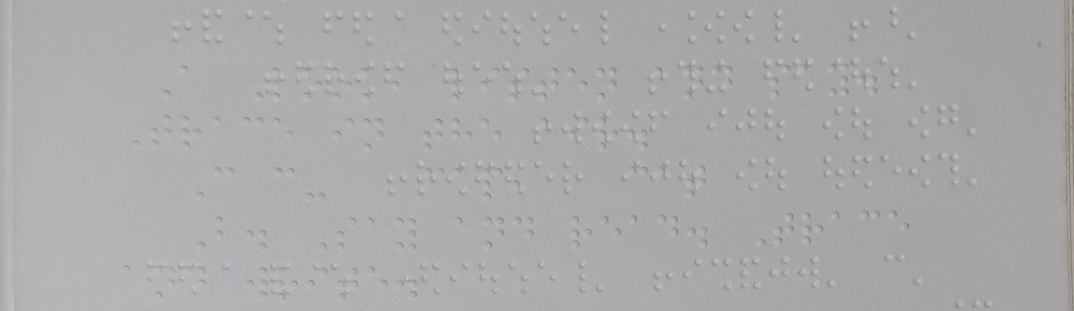
#> input picture image processing/b9.jpg, 2148 x 621 px (shown at 1/2 size)
$ jupyter execute Segmentation.ipynb
#> lines starting #> are read from the running program, lines starting #| are printed output that depends on the picture; after the words box and inside, x2 and y2 are one past the last pixel; in counts of white or black regions, pixels touching at a corner belong together
# Braille Alphabate

[cell 1]
import cv2
import numpy as np
from scipy.cluster.hierarchy import fclusterdata
import matplotlib.pyplot as plt

[cell 2]
image = cv2.imread("b9.jpg", cv2.IMREAD_GRAYSCALE)
#> image: shape (621, 2148); min 109, max 201, mean 170.1

output_image = image.copy()
output_image2 = image.copy()

h,w = image.shape
#> h = 621; w = 2148

if w > 500:
    new_w = 500
    ar = w/h
#> ar = 3.46
    new_h = int(new_w/ar)
#> new_h = 144

    img = cv2.resize(image,(new_w,new_h),interpolation=cv2.INTER_AREA)

# Display the image
plt.imshow(image, cmap='gray')
plt.title("Original image")
plt.axis('off')
plt.show()

[cell 3]
#gama correction
def gamma_correction(image, gamma=2.5):
#> called with gamma = 3
    normalized = image / 255.0
    corrected = np.power(normalized, gamma)
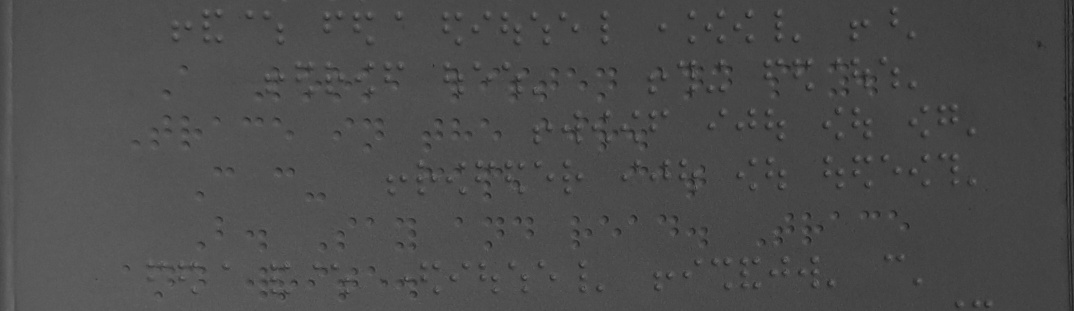
#> corrected: shape (621, 2148) float64 (shown at 1/2 size); min 0.0781, max 0.49, mean 0.298

    return (corrected * 255).astype(np.uint8)

corrected_image = gamma_correction(image, gamma=3)

plt.imshow(corrected_image, cmap='gray')
plt.axis('off')
plt.title("Gamma Corrected Lighting")
plt.show()

[cell 4]
def dilation(image, kernel_size=(3, 3), iterations=1):

    kernel = np.ones(kernel_size, np.uint8)
    dilated_image = cv2.dilate(image, kernel, iterations=iterations)
    dilated_image = cv2.morphologyEx(dilated_image, cv2.MORPH_CLOSE, kernel)
    return dilated_image

[cell 5]
def thresholding(image):
    blur = cv2.GaussianBlur(image, (7, 7), 0)
    thresh = cv2.adaptiveThreshold(
        blur,
        255,
        cv2.ADAPTIVE_THRESH_GAUSSIAN_C,
        cv2.THRESH_BINARY_INV,
        15,
        3
    )
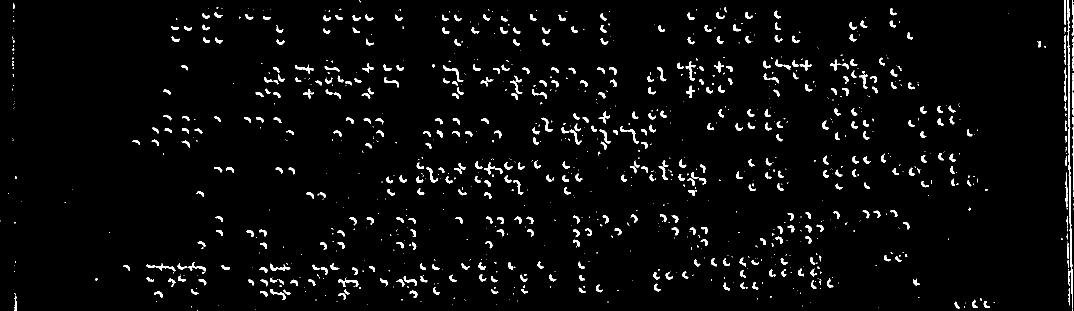
#> thresh: shape (621, 2148) (shown at 1/2 size); 3.3% white; 1048 white regions (593 under 20 px), largest, box (x1, y1, x2, y2) and area: (2135, 0, 2146, 616) 1766, (2145, 253, 2148, 381) 266, (293, 527, 351, 542) 254
    return thresh
thresh_img = thresholding(corrected_image);

plt.imshow(thresh_img, cmap='gray')
plt.show()

[cell 6]
def remove_noise(image, kernel_size=3, min_size=50):

    # Morphological operation
#> called with kernel_size = 3, min_size = 30
    kernel = cv2.getStructuringElement(cv2.MORPH_ELLIPSE, (kernel_size, kernel_size))
    denoised = cv2.morphologyEx(image, cv2.MORPH_OPEN, kernel)
#> denoised: shape (621, 2148); 3% white; 586 white regions (117 under 20 px), largest, box (x1, y1, x2, y2) and area: (2137, 343, 2143, 453) 309, (2135, 90, 2139, 185) 275, (886, 131, 927, 164) 248

    # remove small regions
    num_labels, labels, stats, _ = cv2.connectedComponentsWithStats(denoised, connectivity=8)
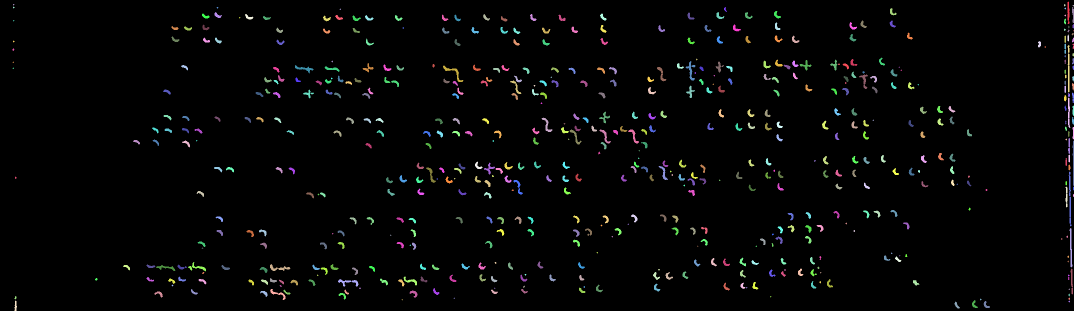
#> labels: shape (621, 2148) int32 (shown at 1/2 size); 587 distinct labels, from 0 to 586; one colour per label, 0 black
#> num_labels = 587; stats = 587 rows, first 6: [0, 0, 2148, 621, 1293678], [2135, 3, 4, 45, 145], [26, 8, 3, 3, 5], [2128, 8, 3, 5, 11], [2145, 10, 3, 3, 5], [26, 13, 3, 4, 8]
    output = np.zeros_like(denoised)

    for i in range(1, num_labels):  # Skip the background (label 0)
        if stats[i, cv2.CC_STAT_AREA] >= min_size:
            output[labels == i] = 255

    return output

# Example Usage
denoised_image = remove_noise(thresh_img, kernel_size=3, min_size=30)

# Display the results
plt.imshow(denoised_image, cmap='gray')
plt.title("Denoised Image")
plt.show()

[cell 7]
def sharping(image):
    blurred = cv2.GaussianBlur(image, (3, 3), 0)
    sharp = cv2.addWeighted(image, 1.5, blurred, -0.5, 0)

    return sharp
sharp_image=sharping(denoised_image)
# Display the result
plt.imshow(sharp_image,cmap='gray')

[cell 8]
def remove_left_facing_dots(image, intensity_ratio_threshold=1.2):

#> called with intensity_ratio_threshold = 1.3
    blurred = cv2.GaussianBlur(image, (3, 3), 0)

    edges = cv2.Canny(blurred, 50, 150)
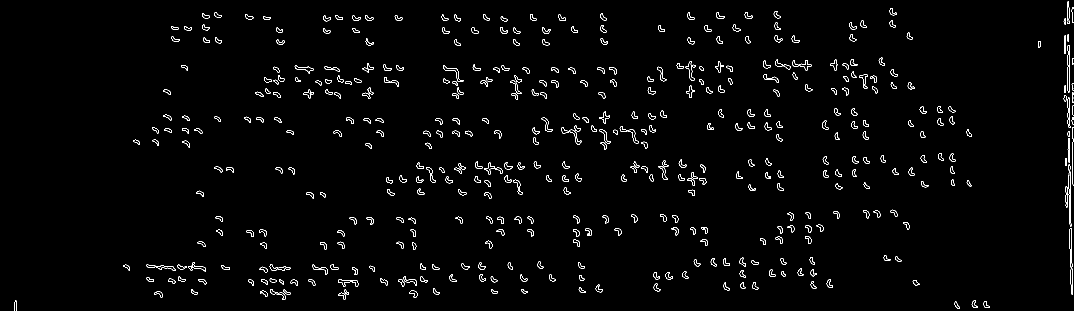
#> edges: shape (621, 2148) (shown at 1/2 size); 1.7% white in thin lines or dots

    contours, _ = cv2.findContours(edges, cv2.RETR_EXTERNAL, cv2.CHAIN_APPROX_SIMPLE)
#> contours = 454 contours, 13 with area under 20; largest, box (x1, y1, x2, y2) and area: (2137, 343, 2143, 453) 304, (2135, 90, 2139, 185) 268, (886, 131, 927, 164) 250, (1371, 122, 1391, 161) 242, (2139, 456, 2145, 535) 239


    filtered_contours = []
    for contour in contours:
        x, y, w, h = cv2.boundingRect(contour)

        roi = image[y:y+h, x:x+w]
        left_half = roi[:, :w//2].sum()
        right_half = roi[:, w//2:].sum()

        if right_half < left_half * intensity_ratio_threshold:
            filtered_contours.append(contour)
#> this loop made 454 passes
#> (x, y, w, h, left_half, right_half) on passes 1 to 3: (1909, 603, 11, 14, 10200, 6630), (1967, 602, 13, 14, 14280, 6885), (29, 601, 5, 20, 6375, 10710)
#> after the loop, filtered_contours = 263 contours; largest, box (x1, y1, x2, y2) and area: (2137, 343, 2143, 453) 304, (886, 131, 927, 164) 250, (2139, 456, 2145, 535) 239, (676, 558, 717, 573) 229, (589, 130, 627, 147) 200


    mask = np.zeros_like(image)
    cv2.drawContours(mask, filtered_contours, -1, 255, thickness=cv2.FILLED)
#> mask: shape (621, 2148); 2.2% white; 263 white regions, largest, box (x1, y1, x2, y2) and area: (2137, 343, 2143, 453) 416, (2139, 456, 2145, 535) 320, (886, 131, 927, 164) 311

    cleaned_image = cv2.bitwise_and(image, mask)
#> cleaned_image: shape (621, 2148); 1.7% white; 273 white regions (8 under 20 px), largest, box (x1, y1, x2, y2) and area: (2137, 343, 2143, 453) 309, (886, 131, 927, 164) 248, (2139, 456, 2145, 535) 242

    return cleaned_image


cleaned_image = remove_left_facing_dots(sharp_image, intensity_ratio_threshold=1.3)

plt.imshow(cleaned_image, cmap='gray')
plt.title("Cleaned Image with Left-Facing Dots Removed")
plt.axis('off')
plt.show()

[cell 9]
dilated_image = dilation(cleaned_image, kernel_size=(3, 3), iterations=1)
#> in dilation, `dilated_image = cv2.dilate(image, kernel, iterations=iterations)`: dilated_image: shape (621, 2148); 3% white; 261 white regions, largest, box (x1, y1, x2, y2) and area: (2136, 342, 2144, 454) 561, (354, 523, 413, 544) 479, (292, 528, 352, 543) 418
#> in dilation, `dilated_image = cv2.morphologyEx(dilated_image, cv2.MORPH_CLOSE, kernel)`: dilated_image: shape (621, 2148); 3.1% white; 258 white regions

# Display the result
plt.imshow(dilated_image, cmap='gray')
plt.title('Dilated Image')
plt.axis('off')
plt.show()

[cell 10]
contours, _ = cv2.findContours(dilated_image, cv2.RETR_EXTERNAL, cv2.CHAIN_APPROX_NONE)
#> contours = 258 contours; largest, box (x1, y1, x2, y2) and area: (2136, 342, 2146, 536) 786, (354, 523, 413, 544) 415, (949, 322, 991, 350) 368, (292, 528, 352, 543) 360, (885, 130, 928, 165) 350

centroids = []
for contour in contours:
    M = cv2.moments(contour)
    if M["m00"] != 0:
        cX = int(M["m10"] / M["m00"])
        cY = int(M["m01"] / M["m00"])
        centroids.append((cX, cY))
#> this loop made 258 passes
#> (cX, cY) on passes 1 to 12: (1913, 610), (1971, 609), (1948, 608), (988, 583), (692, 584), (572, 584), (1047, 582), (387, 584), (871, 583), (1163, 581), (1197, 577), (1312, 575)

# Add dots (circles) at each centroid and connect them with lines
for i, (cX, cY) in enumerate(centroids):
    # Draw circle at each centroid
    cv2.circle(output_image2, (cX, cY), 5, (0, 0, 255), -1)
    cv2.circle(image, (cX, cY), 5, (0, 0, 255), -1)
    cv2.circle(cleaned_image,(cX,cY),10,(255,0,255),-1)
#> this loop made 258 passes
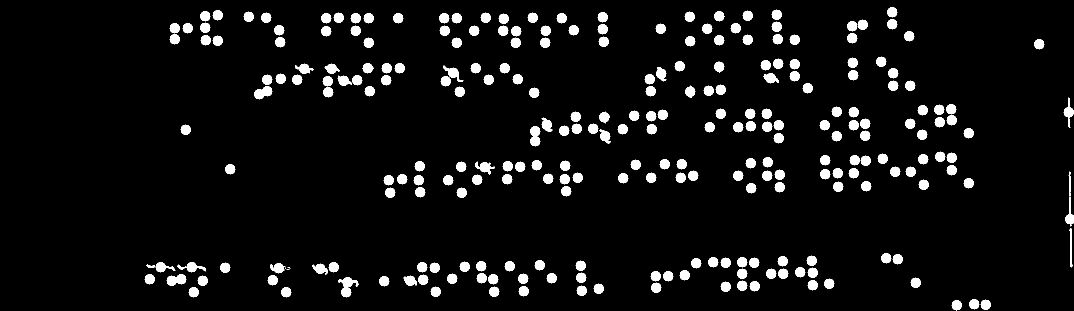
#> cleaned_image: shape (621, 2148) (shown at 1/2 size); 6.3% white; 258 white regions (2 under 20 px), largest, box (x1, y1, x2, y2) and area: (676, 554, 717, 595) 769, (1060, 252, 1081, 293) 633, (333, 548, 373, 572) 632


# Display the image with centroids marked and connected

plt.figure(figsize=(10, 10))
plt.imshow(cv2.cvtColor(cleaned_image, cv2.COLOR_BGR2RGB))
plt.axis('off')
plt.title("Image with Centroids Connected")
plt.show()

[cell 11]
dilated =dilation(cleaned_image,(5,180),1)
#> in dilation (call 2), `dilated_image = cv2.dilate(image, kernel, iterations=iterations)`: dilated_image: shape (621, 2148); 41.9% white; 12 white regions, largest, box (x1, y1, x2, y2) and area: (250, 12, 1919, 98) 121011, (200, 504, 1932, 597) 120957, (678, 301, 2038, 398) 97741
#> in dilation (call 2), `dilated_image = cv2.morphologyEx(dilated_image, cv2.MORPH_CLOSE, kernel)`: dilated_image: shape (621, 2148); 43.9% white; 6 white regions, box (x1, y1, x2, y2) and area: (201, 301, 2148, 597) 253718, (251, 12, 2148, 101) 126943, (420, 111, 1922, 201) 107427, (972, 193, 2148, 295) 84492, (1815, 596, 2148, 621) 8088, (273, 247, 473, 272) 4876
plt.imshow(dilated,cmap='gray')

[cell 12]
(contours, heirarchy) = cv2.findContours(dilated.copy(), cv2.RETR_EXTERNAL, cv2.CHAIN_APPROX_SIMPLE)
sorted_contours_lines = sorted(contours, key = lambda ctr : cv2.boundingRect(ctr)[1]) # (x, y, w, h)


img2 = output_image2.copy()
line_images = []


for ctr in sorted_contours_lines:

    x,y,w,h = cv2.boundingRect(ctr)
    cv2.rectangle(img2, (x,y), (x+w, y+h), (0, 255, 0), 2)

     # Crop each line and store it in the line_images array
    line_image = img[y:y + h, x:x + w]
    line_images.append(line_image)
#> this loop made 6 passes
#> pass 1, `line_image = img[y:y + h, x:x + w]`:
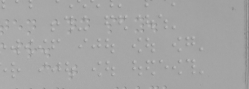
#> line_image: shape (89, 249); min 131, max 187, mean 165.4
#> after the loop:
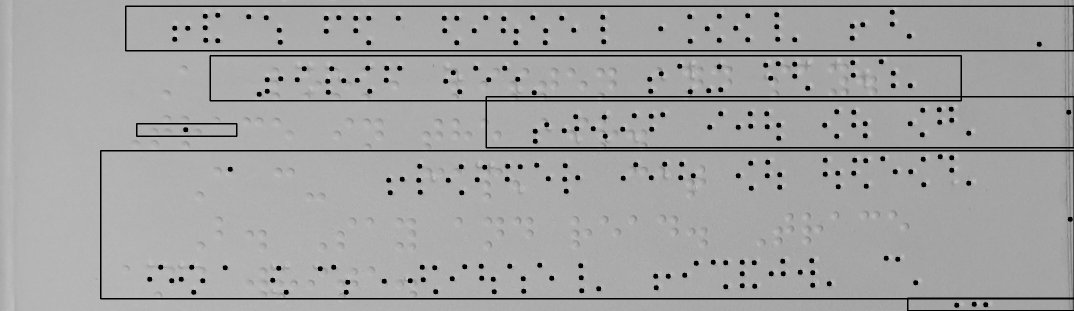
#> img2: shape (621, 2148) (shown at 1/2 size); min 0, max 201, mean 162.1

plt.imshow(img2,cmap='gray');

[cell 13]
dilated2=dilation(cleaned_image,(15,5),1)
#> in dilation (call 3), `dilated_image = cv2.dilate(image, kernel, iterations=iterations)`: dilated_image: shape (621, 2148); 14.2% white; 147 white regions, largest, box (x1, y1, x2, y2) and area: (287, 517, 418, 602) 6424, (643, 119, 749, 202) 4479, (398, 13, 448, 99) 3401
#> in dilation (call 3), `dilated_image = cv2.morphologyEx(dilated_image, cv2.MORPH_CLOSE, kernel)`: dilated_image: shape (621, 2148); 14.6% white; 93 white regions, largest, box (x1, y1, x2, y2) and area: (287, 517, 418, 602) 6565, (643, 119, 752, 202) 5538, (1808, 203, 1860, 387) 4710
plt.imshow(dilated2,cmap='gray')

[cell 14]
img3 = image.copy()
words_list = []

for line in sorted_contours_lines:

    # roi of each line
    x, y, w, h = cv2.boundingRect(line)
    roi_line = dilated2[y:y+w, x:x+w]

    # draw contours on each word
    (cnt, heirarchy) = cv2.findContours(roi_line.copy(), cv2.RETR_EXTERNAL, cv2.CHAIN_APPROX_NONE)
    sorted_contour_words = sorted(cnt, key=lambda cntr : cv2.boundingRect(cntr)[0])

    for word in sorted_contour_words:

        if cv2.contourArea(word) < 600:
           continue

        x2, y2, w2, h2 = cv2.boundingRect(word)
        words_list.append([x+x2, y+y2, x+x2+w2, y+y2+h2])
        cv2.rectangle(img3, (x+x2, y+y2), (x+x2+w2, y+y2+h2), (0,255,0),2)
#> this loop made 6 passes
#> pass 1, `roi_line = dilated2[y:y+w, x:x+w]`:
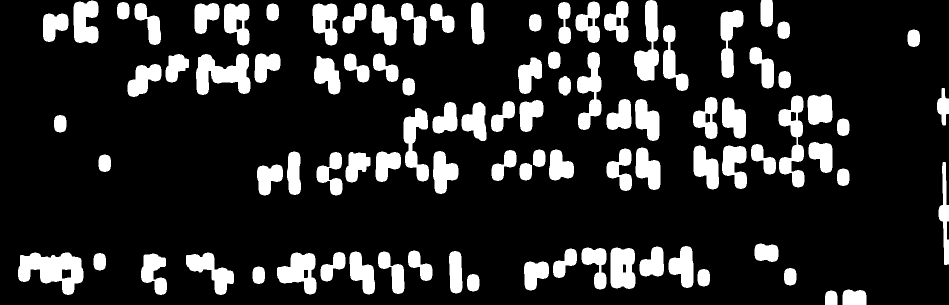
#> roi_line: shape (609, 1897) (shown at 1/2 size); 16.8% white; 93 white regions, largest, box (x1, y1, x2, y2) and area: (36, 505, 167, 590) 6565, (392, 107, 501, 190) 5538, (1557, 191, 1609, 375) 4710
#> after the loop:
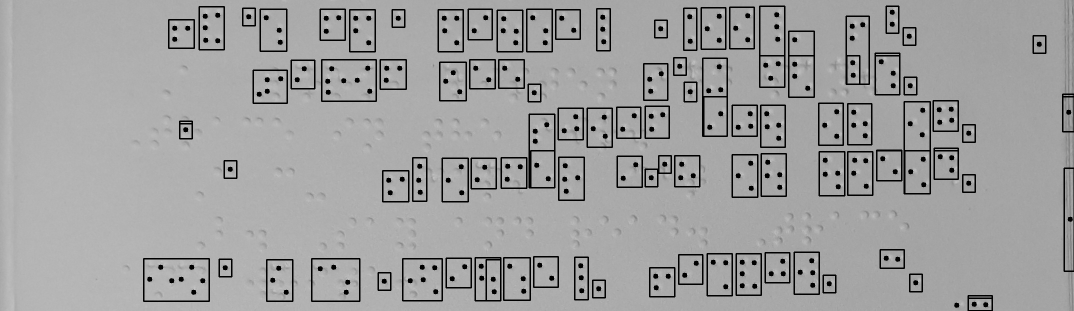
#> img3: shape (621, 2148) (shown at 1/2 size); min 0, max 201, mean 159.3

plt.imshow(img3,cmap='gray');

[cell 15]
segments = []


# Iterate through the sorted contours (lines)
for line in sorted_contours_lines:

    # Get the bounding box for each line
    x, y, w, h = cv2.boundingRect(line)
    roi_line = dilated2[y:y+h, x:x+w]

    # Find the contours within the line ROI
    (cnt, heirarchy) = cv2.findContours(roi_line.copy(), cv2.RETR_EXTERNAL, cv2.CHAIN_APPROX_NONE)
    sorted_contour_words = sorted(cnt, key=lambda cntr : cv2.boundingRect(cntr)[0])

    # Iterate through each word contour
    for word in sorted_contour_words:

        if cv2.contourArea(word) < 400:  # Ignore small contours (noise)
            continue

        # Get the bounding box for each word
        x2, y2, w2, h2 = cv2.boundingRect(word)

        # Add the word bounding box to the words list
        words_list.append([x + x2, y + y2, x + x2 + w2, y + y2 + h2])

        # Crop the word image from the original image and store it in 'segments'
        word_segment = image[y + y2:y + y2 + h2, x + x2:x + x2 + w2]
        segments.append(word_segment)


# Display the image with bounding boxes
plt.imshow(cv2.cvtColor(img3, cv2.COLOR_BGR2RGB))
plt.show()


# Calculate the number of segments and the number of rows/columns needed for the plot
num_segments = len(segments)
images_per_row = 10
num_rows = (num_segments // images_per_row) + (num_segments % images_per_row != 0)

# Create a figure with a size based on the number of segments
plt.figure(figsize=(2 * images_per_row, 2 * num_rows))

# Plot each segment (cropped word)
for i, segment in enumerate(segments):
    row = i // images_per_row
    col = i % images_per_row

    # Create a subplot for each word segment
    plt.subplots_adjust(hspace=0.05, wspace=0.005)
    plt.subplot(num_rows, images_per_row, i + 1)
    plt.imshow(cv2.cvtColor(segment, cv2.COLOR_BGR2RGB))
    plt.axis('off')
#> this loop made 99 passes

plt.show()
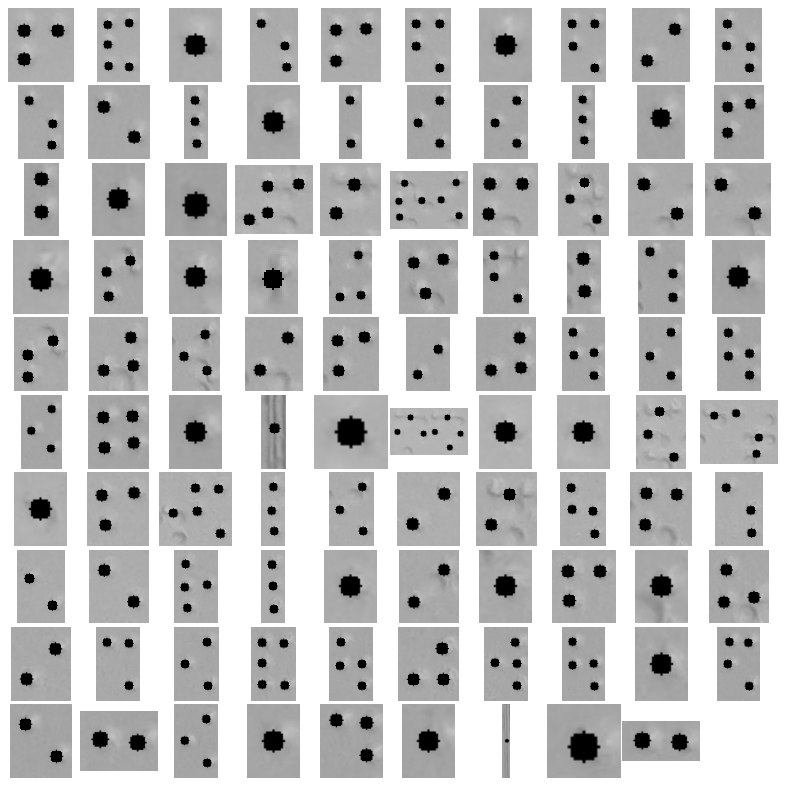
#> figure drawn by matplotlib, 99 panels
